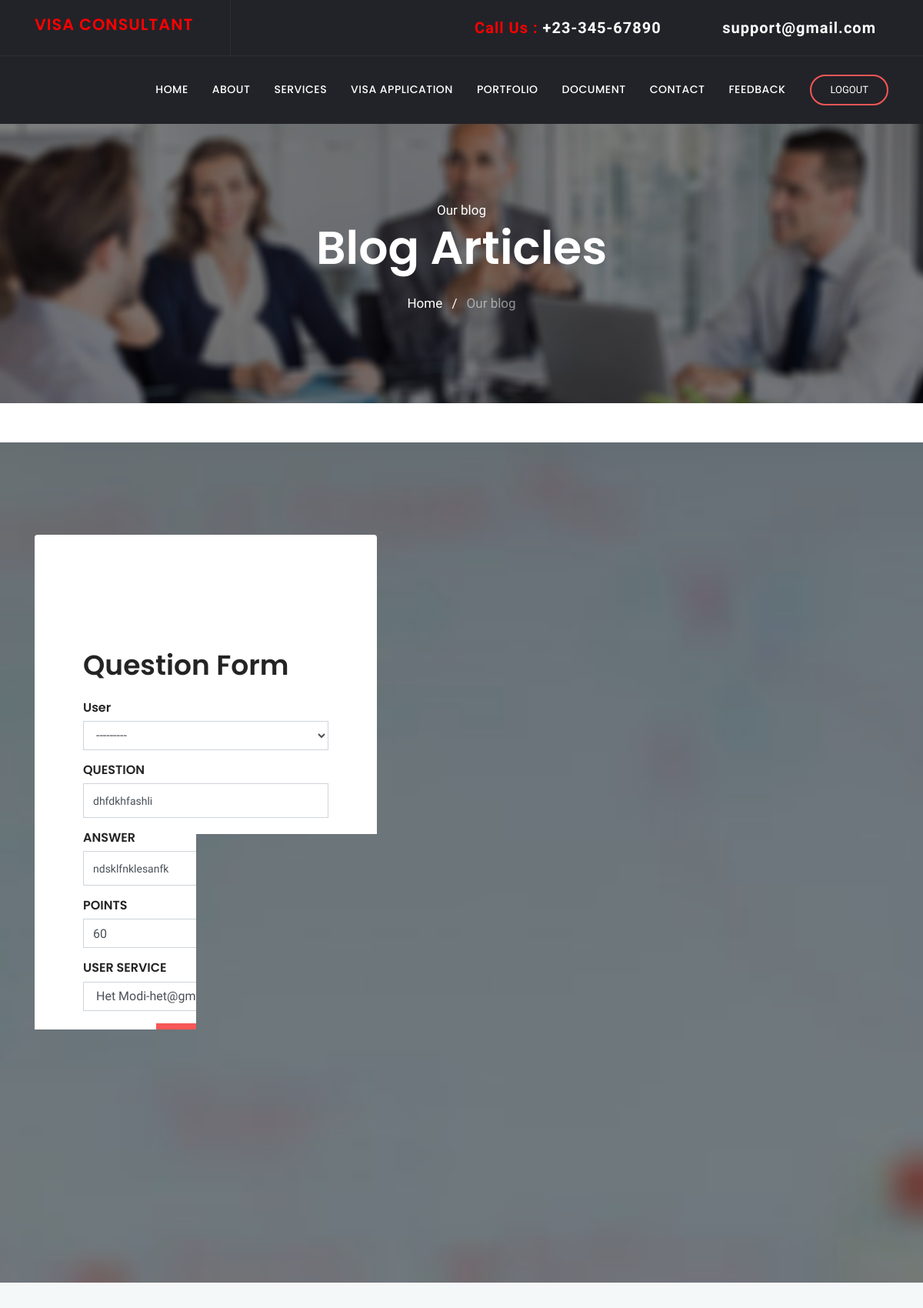
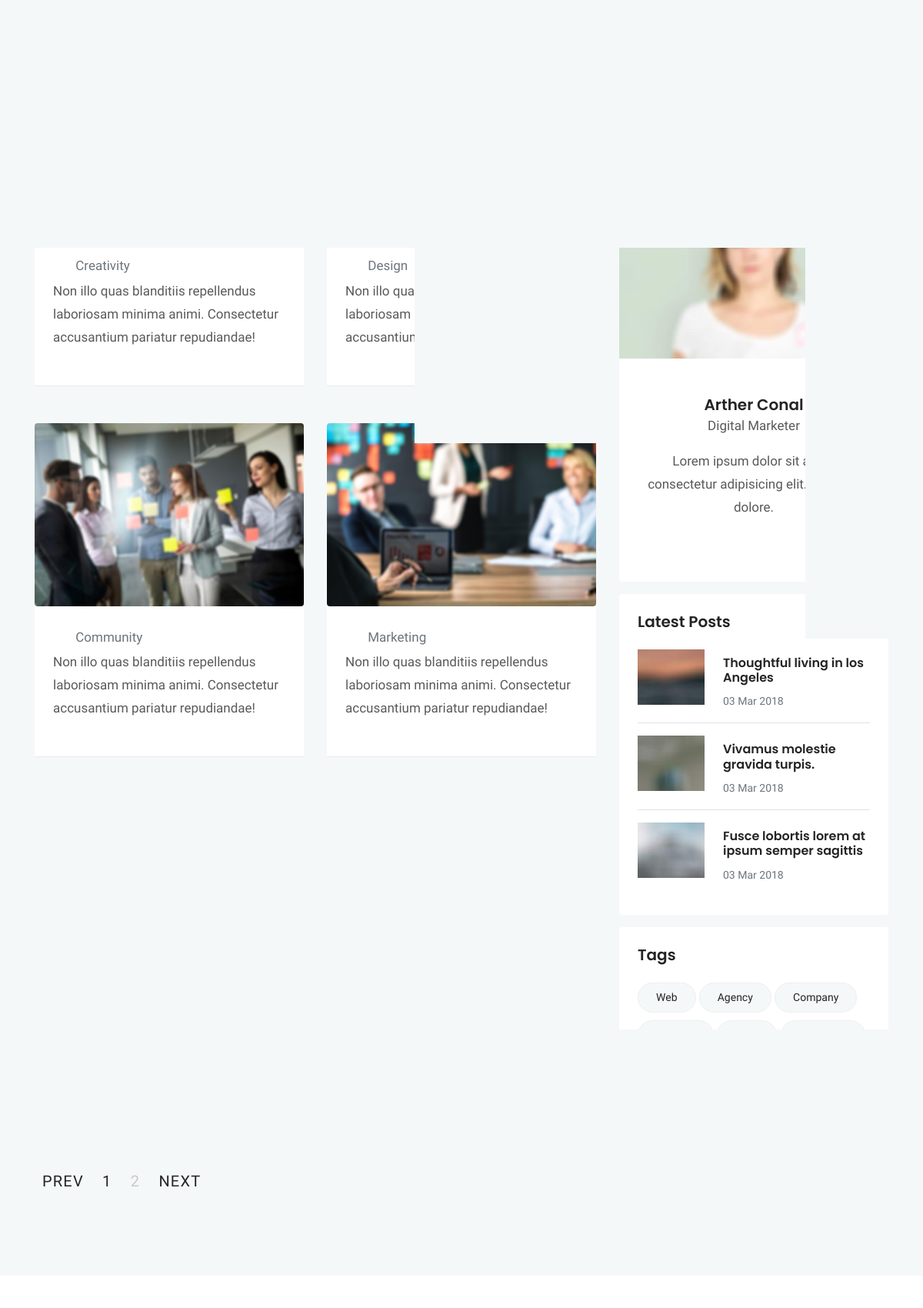
/questions/update/1 (upper part), run on the app's committed database (2 pictures, top to bottom).
### questions/models.py (models this page shows, shortened)
class question(models.Model):
    client=models.ForeignKey(user,on_delete=models.CASCADE, related_name='master_question', null=True, blank=True)
    QUESTION=models.CharField(max_length=50, null=True, blank=True)
    ANSWER=models.CharField(max_length=50, null=True, blank=True)
    POINTS=models.IntegerField(null=True, blank=True)
    services=models.ForeignKey(service_details,on_delete=models.CASCADE, related_name='master_question', blank=True,null=True)

### questions/views.py (the view)
# urls.py: path("update/<int:pk>", UpdateQuestionView.as_view(), name="question-update"),
class UpdateQuestionView(UpdateView):
    model = question
    fields = '__all__'
    template_name = 'questions/question_form.html'

### questions/templates/questions/question_form.html (shortened to what this page needs)
<!doctype html>
{% load static %}
{% load crispy_forms_field %}
<html lang="en">
  <head>
  {% block css %}
  <link rel="stylesheet" href="{% static 'plugins/bootstrap/css/bootstrap.min.css' %}">
  <link rel="stylesheet" href="{% static 'plugins/themify/css/themify-icons.css' %}">
  <link rel="stylesheet" href="{% static 'plugins/fontawesome/css/all.css' %}">
  <link rel="stylesheet" href="{% static 'plugins/magnific-popup/dist/magnific-popup.css' %}">
  <link rel="stylesheet" href="{% static 'plugins/slick-carousel/slick/slick.css' %}">
  <link rel="stylesheet" href="{% static 'plugins/slick-carousel/slick/slick-theme.css' %}">
  <link rel="stylesheet" href="{% static 'css/style.css' %}">
  {% endblock %}
</head>
<body>
{% block content %}
<header class="navigation">
	<div class="header-top ">
		<div class="container">
			<div class="row justify-content-between align-items-center">
				<div class="col-lg-3 col-md-3">
					<div class="header-top-socials text-left text-lg-left text-md-left">
                        <div>
                          <a class="navbar-brand" href="{% url 'index' %}">
                            <span>
                                <h4 STYLE="color: red">VISA CONSULTANT</h4>
                            </span>
                          </a>
                        </div>
					</div>
				</div>
				<div class="col-lg-8 col-md-8 text-center text-lg-right text-md-right">
					<div class="header-top-info">
						<a href="tel:+23-345-67890" class="navbar-brand" style="color: red">Call Us : <span>+23-345-67890</span></a>
						<a href="mailto:support@gmail.com" class="navbar-brand" style="color: red"><i class="fa fa-envelope mr-2"></i><span>support@gmail.com</span></a>
					</div>
				</div>
			</div>
		</div>
	</div>
	<nav class="navbar navbar-expand-lg  py-4" id="navbar">
		<div class="container">
		  <div class="collapse navbar-collapse text-center" id="navbarsExample09">
			<ul class="navbar-nav ml-auto">
			  <li class="nav-item active">
				<a class="nav-link" href="{% url 'index' %}">Home <span class="sr-only">(current)</span></a>
			  </li>
			  <li class="nav-item dropdown">
					<a class="nav-link dropdown-toggle" href="{% url 'about' %}" id="dropdown03" data-toggle="dropdown" aria-haspopup="true" aria-expanded="false">About</a>
			  </li>
			   <li class="nav-item dropdown">
					<a class="nav-link dropdown-toggle" href="{% url 'service_form' %}" id="dropdown05" data-toggle="dropdown" aria-haspopup="true" aria-expanded="false">Services</a>
			  </li>
			   <li class="nav-item dropdown">
					<a class="nav-link dropdown-toggle" href="{% url 'visa_form' %}" id="dropdown05" data-toggle="dropdown" aria-haspopup="true" aria-expanded="false">Visa Application</a>
			  </li>
			   <li class="nav-item"><a class="nav-link" href="{% url 'project' %}">Portfolio</a></li>
			   <li class="nav-item dropdown">
					<a class="nav-link dropdown-toggle" href="{% url 'document_form' %}" id="dropdown05" data-toggle="dropdown" aria-haspopup="true" aria-expanded="false">Document</a>
			  </li>
			   <li class="nav-item"><a class="nav-link" href="{% url 'contact_form' %}">Contact</a></li>
			   <li class="nav-item"><a class="nav-link" href="{% url 'feedback_form' %}">Feedback</a></li>
			</ul>
			<form class="form-lg-inline my-2 my-md-0 ml-lg-4 text-center">
			  <a href="{% url 'logout' %}" class="btn btn-solid-border btn-round-full">Logout</a>
			</form>
		  </div>
		</div>
	</nav>
</header>
<div class="main-wrapper ">
<section class="page-title bg-1">
  <div class="container">
    <div class="row">
      <div class="col-md-12">
        <div class="block text-center">
          <span class="text-white">Our blog</span>
          <h1 class="text-capitalize mb-4 text-lg">Blog articles</h1>
          <ul class="list-inline">
            <li class="list-inline-item"><a href="{% url 'index' %}" class="text-white">Home</a></li>
            <li class="list-inline-item"><span class="text-white">/</span></li>
            <li class="list-inline-item"><a href="{% url 'question_form' %}" class="text-white-50">Our blog</a></li>
          </ul>
        </div>
      </div>
    </div>
  </div>
</section>
<br></br>
<section class="section cta">
	<div class="container">
		<div class="row">
			<div class="col-lg-5">
				<div class="cta-item  bg-white p-5 rounded">
                        <section class="master_question-form-wrap section">
                        <div class="container">
                            <div class="row">
                                <div class="col-lg-12 col-md-12 col-sm-12">
                                     <form id="master_question-form" class="master_question__form" method="post">
                                        <h3 class="text-md mb-4">Question Form</h3>
                                        <div class="form-group">
                                        <div class="form-group">
                                        <h6>User</h6>
                                         {% crispy_field form.client 'class' 'form-control'%}
                                        </div>
                                        <h6>QUESTION</h6>
                                         {% crispy_field form.QUESTION 'class' 'form-control'%}
                                        </div>
                                        <div class="form-group">
                                        <h6>ANSWER</h6>
                                         {% crispy_field form.ANSWER 'class' 'form-control'%}
                                        </div>
                                        <div class="form-group">
                                        <h6>POINTS</h6>
                                         {% crispy_field form.POINTS 'class' 'form-control'%}
                                        </div>
                                        <div class="form-group">
                                        <h6>USER SERVICE</h6>
                                         {% crispy_field form.services 'class' 'form-control'%}
                                        </div>
                                        <div class="form-group">
<div align="center">
                                        <button class="btn btn-main" name="submit" type="submit">Submit</button>
</div>
                                    </form>
                                </div>
                            </div>
                        </div>
                        </section>
				</div>
			</div>
		</div>
	</div>
</section>
<section class="section blog-wrap bg-gray">
    <div class="container">
        <div class="row">
            <div class="col-lg-8">
                <div class="row">
	<div class="col-lg-6 col-md-6 mb-5">
		<div class="blog-item">
			<img src="{% static 'images/blog/1.jpg' %}" alt="" class="img-fluid rounded">
			<div class="blog-item-content bg-white p-4">
				<div class="blog-item-meta  py-1 px-2">
					<span class="text-muted text-capitalize mr-3"><i class="ti-pencil-alt mr-2"></i>Creativity</span>
				</div>
                <p class="mb-4">Non illo quas blanditiis repellendus laboriosam minima animi. Consectetur accusantium pariatur repudiandae!</p>
            </div>
		</div>
	</div>
	<div class="col-lg-6 col-md-6 mb-5">
		<div class="blog-item">
			<img src="{% static 'images/blog/2.jpg' %}" alt="" class="img-fluid rounded">
			<div class="blog-item-content bg-white p-4">
				<div class="blog-item-meta py-1 px-2">
					<span class="text-muted text-capitalize mr-3"><i class="ti-pencil-alt mr-2"></i>Design</span>
				</div>
				<p class="mb-4">Non illo quas blanditiis repellendus laboriosam minima animi. Consectetur accusantium pariatur repudiandae!</p>
            </div>
		</div>
	</div>
	<div class="col-lg-6 col-md-6 mb-5">
		<div class="blog-item">
			<img src="{% static 'images/blog/3.jpg' %}" alt="" class="img-fluid rounded">
			<div class="blog-item-content bg-white p-4">
				<div class="blog-item-meta py-1 px-2">
					<span class="text-muted text-capitalize mr-3"><i class="ti-pencil-alt mr-2"></i>Community</span>
				</div>
				<p class="mb-4">Non illo quas blanditiis repellendus laboriosam minima animi. Consectetur accusantium pariatur repudiandae!</p>
			</div>
		</div>
	</div>
	<div class="col-lg-6 col-md-6 mb-5">
		<div class="blog-item">
			<img src="{% static 'images/blog/4.jpg' %}" alt="" class="img-fluid rounded">
			<div class="blog-item-content bg-white p-4">
				<div class="blog-item-meta py-1 px-2">
					<span class="text-muted text-capitalize mr-3"><i class="ti-pencil-alt mr-2"></i>Marketing</span>
				</div>
				<p class="mb-4">Non illo quas blanditiis repellendus laboriosam minima animi. Consectetur accusantium pariatur repudiandae!</p>
			</div>
		</div>
	</div>
</div>
            </div>
            <div class="col-lg-4">
                <div class="sidebar-wrap">
	<div class="sidebar-widget search card p-4 mb-3 border-0">
		<input type="text" class="form-control" placeholder="search">
		<a href="#" class="btn btn-mian btn-small d-block mt-2">search</a>
	</div>
	<div class="sidebar-widget card border-0 mb-3">
		<img src="{% static 'images/blog/blog-author.jpg' %}" alt="" class="img-fluid">
		<div class="card-body p-4 text-center">
			<h5 class="mb-0 mt-4">Arther Conal</h5>
			<p>Digital Marketer</p>
			<p>Lorem ipsum dolor sit amet, consectetur adipisicing elit. Incidunt, dolore.</p>
			<ul class="list-inline author-socials">
				<li class="list-inline-item mr-3">
					<a href="#"><i class="fab fa-facebook-f text-muted"></i></a>
				</li>
				<li class="list-inline-item mr-3">
					<a href="#"><i class="fab fa-twitter text-muted"></i></a>
				</li>
				<li class="list-inline-item mr-3">
					<a href="#"><i class="fab fa-linkedin-in text-muted"></i></a>
				</li>
				<li class="list-inline-item mr-3">
					<a href="#"><i class="fab fa-pinterest text-muted"></i></a>
				</li>
				<li class="list-inline-item mr-3">
					<a href="#"><i class="fab fa-behance text-muted"></i></a>
				</li>
			</ul>
		</div>
	</div>
	<div class="sidebar-widget latest-post card border-0 p-4 mb-3">
		<h5>Latest Posts</h5>
        <div class="media border-bottom py-3">
            <a href="#"><img class="mr-4" src="{% static 'images/blog/bt-3.jpg' %}" alt=""></a>
            <div class="media-body">
                <h6 class="my-2"><a href="#">Thoughtful living in los Angeles</a></h6>
                <span class="text-sm text-muted">03 Mar 2018</span>
            </div>
        </div>
        <div class="media border-bottom py-3">
            <a href="#"><img class="mr-4" src="{% static 'images/blog/bt-2.jpg' %}" alt=""></a>
           <div class="media-body">
                <h6 class="my-2"><a href="#">Vivamus molestie gravida turpis.</a></h6>
                <span class="text-sm text-muted">03 Mar 2018</span>
            </div>
        </div>
        <div class="media py-3">
            <a href="#"><img class="mr-4" src="{% static 'images/blog/bt-1.jpg' %}" alt=""></a>
            <div class="media-body">
                <h6 class="my-2"><a href="#">Fusce lobortis lorem at ipsum semper sagittis</a></h6>
                <span class="text-sm text-muted">03 Mar 2018</span>
            </div>
        </div>
	</div>
	<div class="sidebar-widget bg-white rounded tags p-4 mb-3">
		<h5 class="mb-4">Tags</h5>
		<a href="#">Web</a>
		<a href="#">agency</a>
		<a href="#">company</a>
		<a href="#">creative</a>
		<a href="#">html</a>
		<a href="#">Marketing</a>
		<a href="#">Social Media</a>
		<a href="#">Branding</a>
	</div>
</div>
            </div>
        </div>
        <div class="row mt-5">
            <div class="col-lg-8">
                <nav class="navigation pagination py-2 d-inline-block">
                    <div class="nav-links">
                        <a class="prev page-numbers" href="#">Prev</a>
                        <span aria-current="page" class="page-numbers current">1</span>
                        <a class="page-numbers" href="#">2</a>
                        <a class="next page-numbers" href="#">Next</a>
                    </div>
                </nav>
            </div>
        </div>
    </div>
</section>
<footer class="footer section">
</footer>
    </div>
{% endblock content %}
  </body>
  </html>

### data on the page
question: client "---------", QUESTION "dhfdkhfashli", ANSWER "ndsklfnklesanfk", POINTS "60", services "Het Modi-het@gmail.com-Student Visa-visa"
